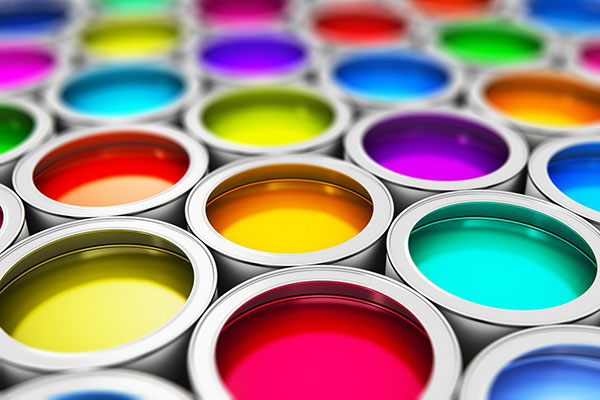
#> input picture images/color-paint.jpg, 600 x 400 px
$ python img-resize-crop.py
#> lines starting #> are read from the running program, lines starting #| are printed output that depends on the picture
import cv2
import numpy as np

print("OpenCV Version:", cv2.__version__)

img = cv2.imread("images/color-paint.jpg")
#> img is the input picture: shape (400, 600, 3); mean B, G, R 132.8, 139.4, 154.5

# Get the size of the image
print(img.shape)
#| (400, 600, 3)

# Resize Image
imgResized = cv2.resize(img, (300, 200))
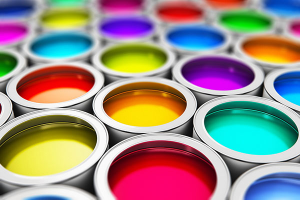
#> imgResized: shape (200, 300, 3); mean B, G, R 132.9, 139.5, 154.6
cv2.imshow("Resized Image", imgResized)

# Crop Image
imgCropped = img[0:200, 200:500]
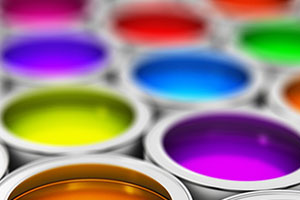
#> imgCropped: shape (200, 300, 3); mean B, G, R 133.9, 121.7, 150.1
cv2.imshow("Cropped Image", imgCropped)

# Wait 5 secs. then close window
# cv2.waitKey(5000)

# Close window when key is pressed
cv2.waitKey(0)

$ run again, with images/kitten.jpg copied over images/color-paint.jpg
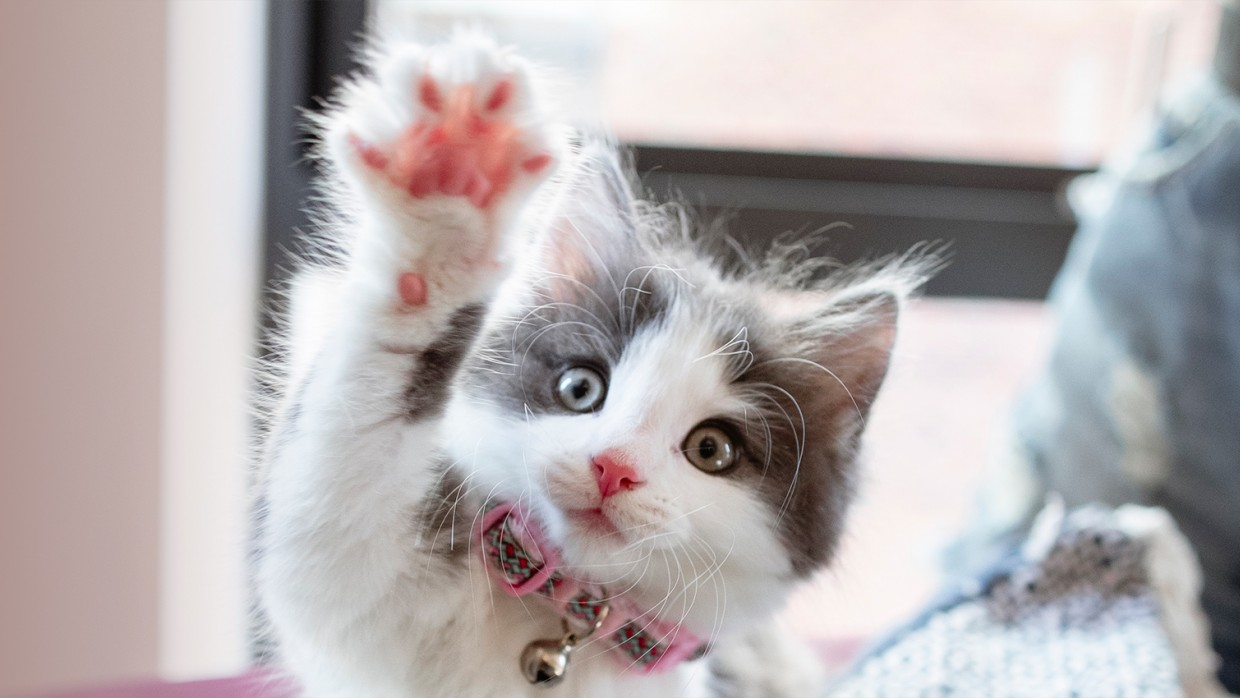
#> input picture images/kitten.jpg, 1240 x 698 px
#> img is the input picture: shape (698, 1240, 3); mean B, G, R 177, 176.3, 183.1
#| (698, 1240, 3)
#> `imgResized = cv2.resize(img, (300, 200))`:
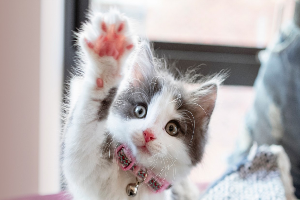
#> imgResized: shape (200, 300, 3); mean B, G, R 176.9, 176.2, 183
#> `imgCropped = img[0:200, 200:500]`:
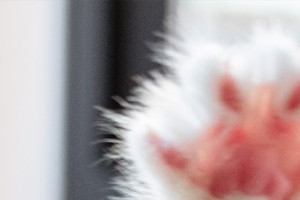
#> imgCropped: shape (200, 300, 3); mean B, G, R 166.9, 165.3, 180.7
